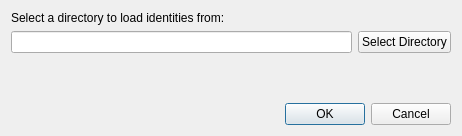
<?xml version="1.0" encoding="UTF-8"?>
<ui version="4.0">
 <class>DirectorySelector</class>
 <widget class="QDialog" name="DirectorySelector">
  <property name="geometry">
   <rect>
    <x>0</x>
    <y>0</y>
    <width>462</width>
    <height>136</height>
   </rect>
  </property>
  <property name="windowTitle">
   <string>Select Identity Directory</string>
  </property>
  <layout class="QGridLayout" name="gridLayout">
   <item row="1" column="1">
    <widget class="QPushButton" name="select_directory_button">
     <property name="sizePolicy">
      <sizepolicy hsizetype="Fixed" vsizetype="Fixed">
       <horstretch>0</horstretch>
       <verstretch>0</verstretch>
      </sizepolicy>
     </property>
     <property name="text">
      <string>Select Directory</string>
     </property>
    </widget>
   </item>
   <item row="0" column="0" colspan="2">
    <widget class="QLabel" name="description_label">
     <property name="sizePolicy">
      <sizepolicy hsizetype="Preferred" vsizetype="Fixed">
       <horstretch>0</horstretch>
       <verstretch>0</verstretch>
      </sizepolicy>
     </property>
     <property name="text">
      <string>Select a directory to load identities from:</string>
     </property>
    </widget>
   </item>
   <item row="1" column="0">
    <widget class="QLineEdit" name="path_value"/>
   </item>
   <item row="2" column="0" colspan="2">
    <spacer name="verticalSpacer">
     <property name="orientation">
      <enum>Qt::Vertical</enum>
     </property>
     <property name="sizeHint" stdset="0">
      <size>
       <width>20</width>
       <height>40</height>
      </size>
     </property>
    </spacer>
   </item>
   <item row="3" column="0" colspan="2">
    <widget class="QDialogButtonBox" name="button_box">
     <property name="orientation">
      <enum>Qt::Horizontal</enum>
     </property>
     <property name="standardButtons">
      <set>QDialogButtonBox::Cancel|QDialogButtonBox::Ok</set>
     </property>
    </widget>
   </item>
  </layout>
 </widget>
 <resources/>
 <connections>
  <connection>
   <sender>button_box</sender>
   <signal>accepted()</signal>
   <receiver>DirectorySelector</receiver>
   <slot>accept()</slot>
   <hints>
    <hint type="sourcelabel">
     <x>248</x>
     <y>254</y>
    </hint>
    <hint type="destinationlabel">
     <x>157</x>
     <y>274</y>
    </hint>
   </hints>
  </connection>
  <connection>
   <sender>button_box</sender>
   <signal>rejected()</signal>
   <receiver>DirectorySelector</receiver>
   <slot>reject()</slot>
   <hints>
    <hint type="sourcelabel">
     <x>316</x>
     <y>260</y>
    </hint>
    <hint type="destinationlabel">
     <x>286</x>
     <y>274</y>
    </hint>
   </hints>
  </connection>
 </connections>
</ui>
